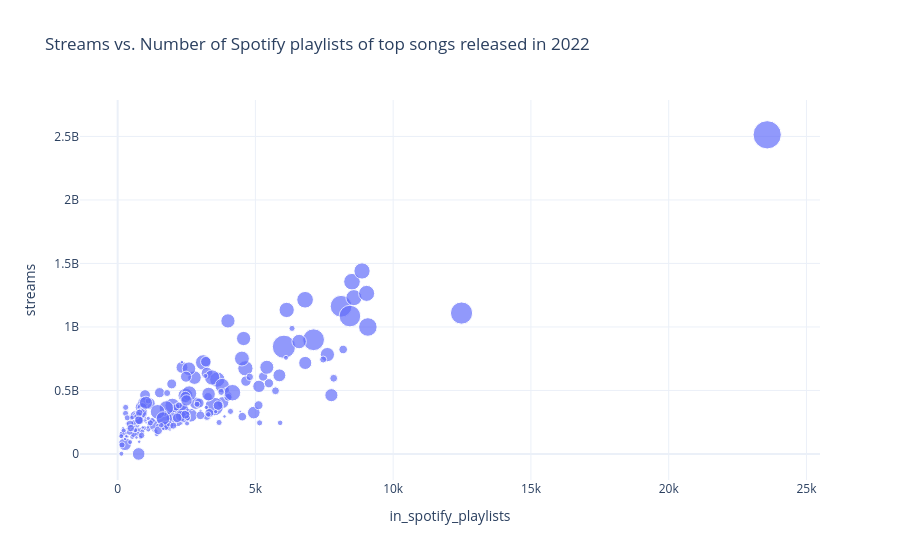

Source (notebook cell):
### Code cell
stream_vs_playlist(df, 2022).show()

### Figure 1 — Plotly figure (JSON) as saved in the notebook; plotly's stock layout.template omitted (floating-point values rounded to 4 significant figures; data arrays with more than 128 entries replaced by an {"elided": "..."} marker saying what was removed)
{"data": [{"customdata": {"elided": "402x2 mixed values"}, "hovertemplate": "<b>%{hovertext}</b><br><br>in_spotify_playlists=%{x}<br>streams=%{y}<br>in_spotify_charts=%{customdata[1]}<br>artist(s)_name=%{customdata[0]}<extra></extra>", "hovertext": {"elided": "402 str values"}, "legendgroup": "", "marker": {"color": "#636efa", "opacity": 0.7, "size": {"elided": "402 int values"}, "sizemode": "area", "sizeref": 0.325, "symbol": "circle"}, "mode": "markers", "name": "", "orientation": "v", "showlegend": false, "type": "scatter", "x": {"elided": "402 int values"}, "xaxis": "x", "y": {"elided": "402 int values"}, "yaxis": "y"}], "layout": {"legend": {"itemsizing": "constant", "tracegroupgap": 0}, "title": {"text": "Streams vs. Number of Spotify playlists of top songs released in 2022"}, "xaxis": {"anchor": "y", "domain": [0, 1], "title": {"text": "in_spotify_playlists"}}, "yaxis": {"anchor": "x", "domain": [0, 1], "title": {"text": "streams"}}}}
